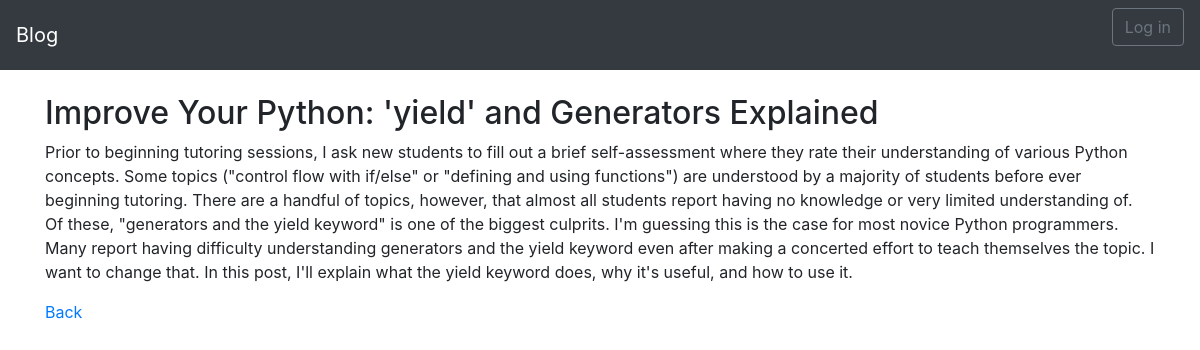
Page /post/9 on the committed database.
### blog/models.py (models this page shows, shortened)
class Post(models.Model):
	title = models.CharField(max_length=200)
	author = models.ForeignKey('auth.User',on_delete=models.CASCADE,)
	body = models.TextField()

### blog/views.py (the view)
# urls.py: path('post/<int:pk>',views.BlogDetailView.as_view(),name='detail'),
class BlogDetailView(DetailView):
	model = Post
	template_name = 'detal.html'

### templates/detal.html (shortened to what this page needs)
{% extends 'base.html' %}
{% block content %}
<h2>{{post.title}}</h2>
<p>{{post.body}}</p>
<p><a href="{% url 'blog' %}">Back</a></p>
{% endblock %}

### rows in the picture
Post: title "Improve Your Python: 'yield' and Generators Explained", body "Prior to beginning tutoring sessions, I ask new students to fill out a brief self-assessment where they rate their understanding of various Python concepts. Some topics (\"control flow with if/else\" or \"defining and using functions\") are understood by a majority of students before ever beginning tutoring. There are a handful of topics, however, that almost all students report having no knowledge or very limited understanding of. Of these, \"generators and the yield keyword\" is one of the biggest culprits. I'm guessing this is the case for most novice Python programmers. Many report having difficulty understanding generators and the yield keyword even after making a concerted effort to teach…"
